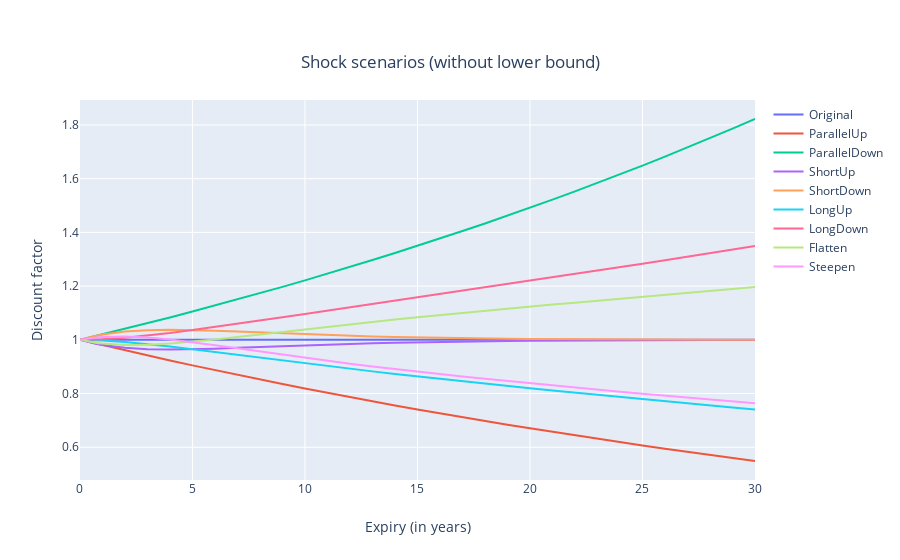
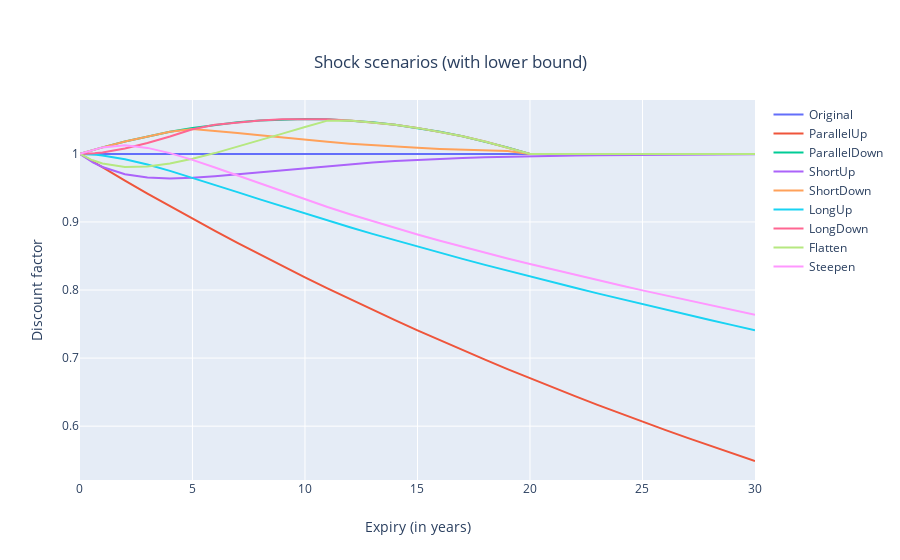

These figures' notebook cell, in order:
### Markdown cell above
### Plot the shock scenarios (discount factors)

### Code cell
# Now, plot the discount factors instead of the interest rates for each scenario
def plot_shocked_discount_factors(
    refdate,
    dates,
    interestRates,
    daycounter,
    shockParams,
    useLowerBound = True
):
    parallel = shockParams['Parallel']
    short = shockParams['Short']
    long = shockParams['Long']
    
    shockScenarios = ['Original', 'ParallelUp', 'ParallelDown', 'ShortUp', 'ShortDown', 'LongUp', 'LongDown', 'Flatten', 'Steepen']
    
    
    fig = go.Figure()
    
    for shockScenario in shockScenarios:
        df = getShockedDiscountFactors(
            refdate,
            dates,
            interestRates,
            daycounter,
            shockScenario,
            parallel,
            short,
            long,
            useLowerBound
        )
        year_fractions = []
        for i in range(len(dates)):
            year_fractions.append(daycounter.yf(refdate, dates[i]))
        
        fig.add_trace(go.Scatter(x = year_fractions, y = df, name = shockScenario, mode = default_plotly_scatter_mode))
     
    if  useLowerBound:
        title_figure = 'Shock scenarios (with lower bound)'
    else :
        title_figure = 'Shock scenarios (without lower bound)'
    
    fig.update_layout(
        showlegend=True,
        xaxis = dict(title_text = "Expiry (in years)"),
        yaxis = dict(title_text = "Discount factor"),
        title={
            'text': title_figure,
            'y':0.9,
            'x':0.5,
            'xanchor': 'center',
            'yanchor': 'top'}
    )

    fig.show()


interestRates = [0] * len(sampling_points_simple_example)

plot_shocked_discount_factors(
    refdate_scenarios,
    sampling_points_simple_example,
    interestRates,
    analytics.DayCounter(default_daycounter_type),
    shockparams_standard,
    False
)

plot_shocked_discount_factors(
    refdate_scenarios,
    sampling_points_simple_example,
    interestRates,
    analytics.DayCounter(default_daycounter_type),
    shockparams_standard,
    True
)
